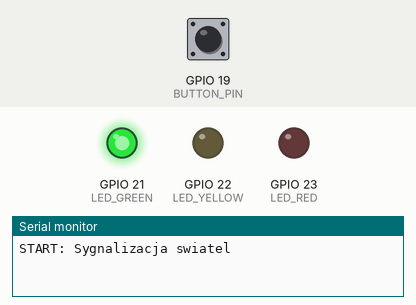
The program below on a simulated ESP32. Parts: output pins drawn as LEDs (lit = HIGH), the last lines printed to the serial monitor. Dashed ring = blinking. Inputs (shaded band) come from the test bench; at power-on: GPIO 19 (BUTTON_PIN) HIGH.

Above: at 1.2 s.
1.3 s: GPIO 19 (BUTTON_PIN) pulled LOW for 3.2 s
At 5.05 s:
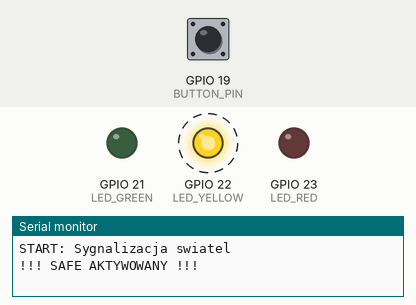
7.5 s: GPIO 19 (BUTTON_PIN) pulled LOW for 0.15 s
Timing chart, 0 to 16.5 s (numbered marks = the images above; inputs shaded):
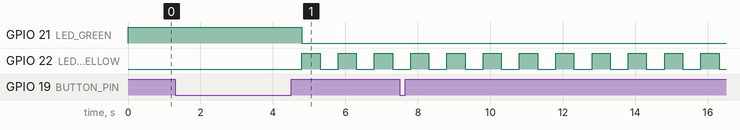

The program:

main.cpp
```cpp
#include <Arduino.h>

// ===== PINY =====
#define LED_RED     23
#define LED_YELLOW  22
#define LED_GREEN   21
#define BUTTON_PIN  19

// ===== CZASY (ms) =====
#define TIME_GREEN   5000
#define TIME_YELLOW  2000
#define TIME_RED     5000
#define SAFE_BLINK   500
#define LONG_PRESS   3000
#define DEBOUNCE_MS  200

// ===== FSM =====
enum State { GREEN, YELLOW, RED, SAFE };
State state = GREEN;

// ===== CZAS =====
unsigned long stateStartTime = 0;
unsigned long pressStartTime = 0;
unsigned long lastBlinkTime = 0;
unsigned long lastButtonEvent = 0;

// ===== PRZYCISK =====
bool buttonPrev = HIGH;
bool longPressArmed = false;

// ===== INNE =====
bool safeLedOn = false;
unsigned long cycles = 0;

void goToNextState() {
  stateStartTime = millis();

  switch (state) {
    case GREEN:
      state = YELLOW;
      Serial.println("GREEN -> YELLOW");
      break;

    case YELLOW:
      state = RED;
      Serial.println("YELLOW -> RED");
      break;

    case RED:
      state = GREEN;
      cycles++;
      Serial.println("RED -> GREEN");
      break;

    default:
      break;
  }
}

void setup() {
  pinMode(LED_RED, OUTPUT);
  pinMode(LED_YELLOW, OUTPUT);
  pinMode(LED_GREEN, OUTPUT);
  pinMode(BUTTON_PIN, INPUT_PULLUP);

  Serial.begin(115200);
  Serial.println("START: Sygnalizacja swiatel");

  stateStartTime = millis();
}

void loop() {
  unsigned long now = millis();
  bool buttonNow = digitalRead(BUTTON_PIN);

  // ===== ZBOCZE: WCISNIĘCIE =====
  if (buttonPrev == HIGH && buttonNow == LOW) {
    pressStartTime = now;
    longPressArmed = true;
  }

  // ===== ZBOCZE: PUSZCZENIE (KRÓTKIE) =====
  if (buttonPrev == LOW && buttonNow == HIGH) {
    if (longPressArmed &&
        (now - pressStartTime < LONG_PRESS) &&
        (now - lastButtonEvent > DEBOUNCE_MS)) {

      Serial.println("Przycisk: szybkie przejscie");
      goToNextState();                 // NATYCHMIAST
      lastButtonEvent = now;
    }
    longPressArmed = false;
  }

  // ===== LONG PRESS → SAFE =====
  if (longPressArmed &&
      buttonNow == LOW &&
      (now - pressStartTime >= LONG_PRESS) &&
      state != SAFE) {

    state = SAFE;
    longPressArmed = false;
    safeLedOn = false;
    lastBlinkTime = now;

    Serial.println("!!! SAFE AKTYWOWANY !!!");
  }

  buttonPrev = buttonNow;

  // ===== FSM =====
  if (state != SAFE) {
    unsigned long duration = 0;

    switch (state) {
      case GREEN:  duration = TIME_GREEN;  break;
      case YELLOW: duration = TIME_YELLOW; break;
      case RED:    duration = TIME_RED;    break;
    }

    if (now - stateStartTime >= duration) {
      goToNextState();
    }

    digitalWrite(LED_GREEN, state == GREEN);
    digitalWrite(LED_YELLOW, state == YELLOW);
    digitalWrite(LED_RED, state == RED);
  }
  else {
    // ===== SAFE =====
    if (now - lastBlinkTime >= SAFE_BLINK) {
      safeLedOn = !safeLedOn;
      digitalWrite(LED_YELLOW, safeLedOn);
      digitalWrite(LED_RED, LOW);
      digitalWrite(LED_GREEN, LOW);
      lastBlinkTime = now;
    }
  }
}
```

Measured:
- after the input at 1.3 s, GPIO 23 (LED_RED): stays LOW (without the input it goes to HIGH after 5.7 s)
- by itself, GPIO 22 (LED_YELLOW): alternates HIGH for 0.50 s and LOW for 0.50 s
